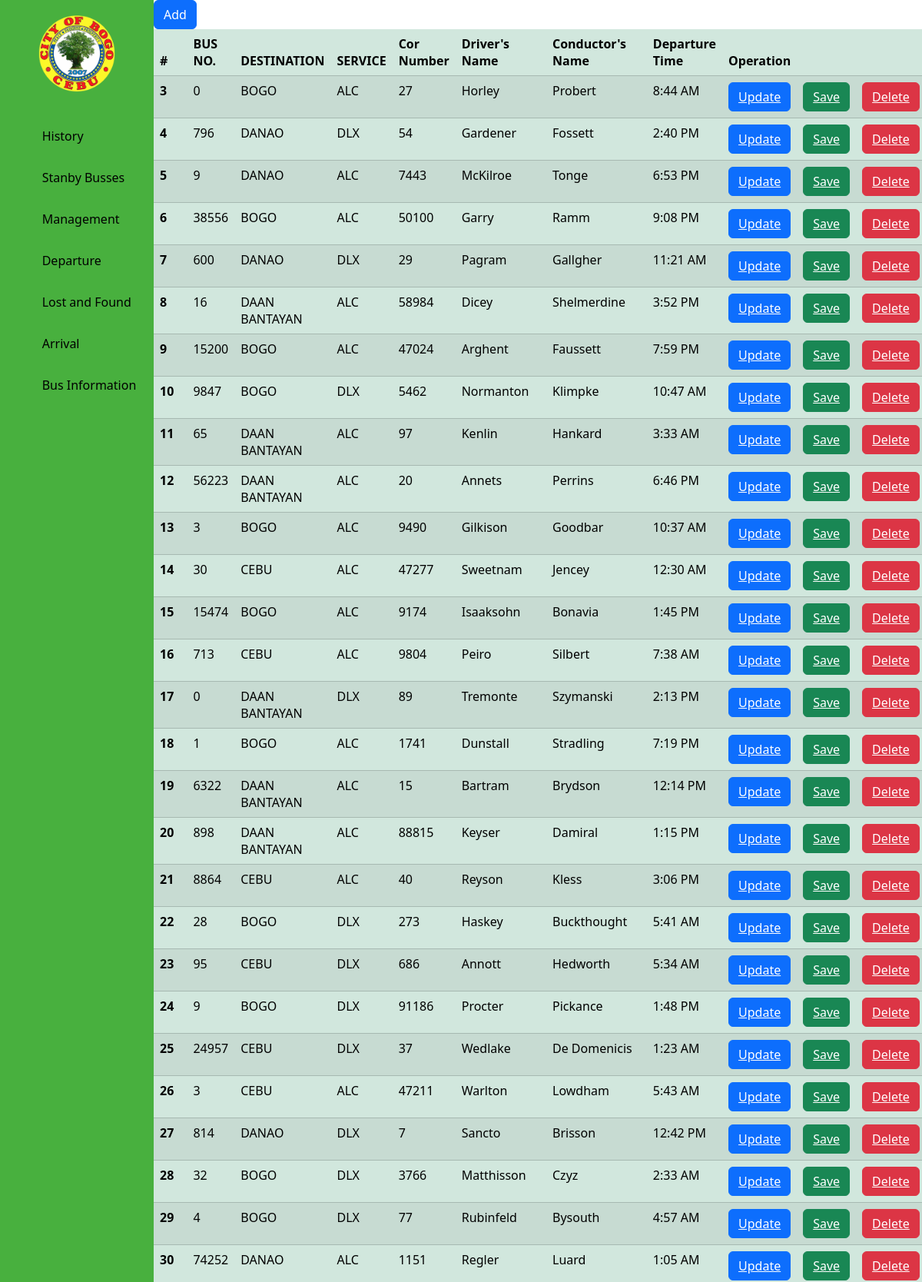
Screenshot of /Admin/2Admin-BusAtTerminal.php (upper part) with the database file from the repository.
### tables this page shows
CREATE TABLE `bus_stamby` (
  `id` int(100) NOT NULL,
  `bus_no` int(100) NOT NULL,
  `route_destination` varchar(100) NOT NULL,
  `unit` varchar(100) NOT NULL,
  `cor_number` int(100) NOT NULL,
  `drivers_name` varchar(100) NOT NULL,
  `conductors_name` varchar(100) NOT NULL,
  `departure_time` varchar(100) NOT NULL
);

### Admin/2Admin-BusAtTerminal.php (the view, shortened to what this page needs)
<!DOCTYPE html>
<html lang="en">
<head>
    <link href="https://cdn.jsdelivr.net/npm/bootstrap@5.3.2/dist/css/bootstrap.min.css" rel="stylesheet">
    <link rel="stylesheet" href="style-busInformation.css">
</head>
<body>
<div class="tableContainer">
    <button type="button" class="btn btn-primary"><a style="color: white; text-decoration:none;" href="2BusAtTerminal.php">Add</a></button>
        <table class="table table-success table-striped">
            <thead>
        <tr>
            <th scope="col">#</th>
            <th scope="col">BUS NO.</th>
            <th scope="col">DESTINATION</th>
            <th scope="col">SERVICE</th>
            <th scope="col">Cor Number</th>
            <th scope="col">Driver's Name</th>
            <th scope="col">Conductor's Name</th>
            <th scope="col">Departure Time</th>
            <th scope="col" colspan="3">Operation</th>
        </tr>
            </thead>
                <tbody>
                <?php
                include 'Connection.php';
                $query = "SELECT *FROM bus_stamby";
                $result = mysqli_query($conn,$query);
                if($result)
                {
                    while($row = mysqli_fetch_assoc($result))
                    {
                        $id = $row['id'];
                        $bus_no = $row['bus_no'];
                        $route = $row['route_destination'];
                        $unit = $row['unit'];
                        $cor_number = $row['cor_number'];
                        $drivers_name = $row['drivers_name'];
                        $conductors_name = $row['conductors_name'];
                        $departure_time = $row['departure_time'];
                        echo'
                        <tr>
                        <th scope="row">'.$id.'</th>
                        <td>'.$bus_no.'</td>
                        <td>'.$route.'</td>
                        <td>'.$unit.'</td>
                        <td>'.$cor_number.'</td>
                        <td>'.$drivers_name.'</td>
                        <td>'.$conductors_name.'</td>
                        <td>'.$departure_time.'</td>
                        <td><button type="button" class="btn btn-primary"><a href="2Edit.php?updateid='.$id.'">Update</a></button></td>
                        <td><button type="button" class="btn btn-success"><a href="2Save.php?saveid='.$id.'">Save</a></button></td>
                        <td><button type="button" class="btn btn-danger"><a href="2delete.php?deleteid='.$id.'">Delete</a></button></td>
                        </tr>
                        ';
                    }
                }
                else
                {
                }
                ?>
                </tbody>
        </table>
</div>
</body>
</html>

### Admin/style-busInformation.css (style rules this page uses)
.tableContainer { padding-left: 200px; }
a { color: inherit; }

### rows the page displays
bus_stamby: id "3", bus_no "0", route_destination "BOGO", unit "ALC", cor_number "27", drivers_name "Horley", conductors_name "Probert", departure_time "8:44 AM"
bus_stamby: id "4", bus_no "796", route_destination "DANAO", unit "DLX", cor_number "54", drivers_name "Gardener", conductors_name "Fossett", departure_time "2:40 PM"
bus_stamby: id "5", bus_no "9", route_destination "DANAO", unit "ALC", cor_number "7443", drivers_name "McKilroe", conductors_name "Tonge", departure_time "6:53 PM"
bus_stamby: id "6", bus_no "38556", route_destination "BOGO", unit "ALC", cor_number "50100", drivers_name "Garry", conductors_name "Ramm", departure_time "9:08 PM"
bus_stamby: id "7", bus_no "600", route_destination "DANAO", unit "DLX", cor_number "29", drivers_name "Pagram", conductors_name "Gallgher", departure_time "11:21 AM"
bus_stamby: id "8", bus_no "16", route_destination "DAAN BANTAYAN", unit "ALC", cor_number "58984", drivers_name "Dicey", conductors_name "Shelmerdine", departure_time "3:52 PM"
bus_stamby: id "9", bus_no "15200", route_destination "BOGO", unit "ALC", cor_number "47024", drivers_name "Arghent", conductors_name "Faussett", departure_time "7:59 PM"
bus_stamby: id "10", bus_no "9847", route_destination "BOGO", unit "DLX", cor_number "5462", drivers_name "Normanton", conductors_name "Klimpke", departure_time "10:47 AM"
bus_stamby: id "11", bus_no "65", route_destination "DAAN BANTAYAN", unit "ALC", cor_number "97", drivers_name "Kenlin", conductors_name "Hankard", departure_time "3:33 AM"
bus_stamby: id "12", bus_no "56223", route_destination "DAAN BANTAYAN", unit "ALC", cor_number "20", drivers_name "Annets", conductors_name "Perrins", departure_time "6:46 PM"
bus_stamby: id "13", bus_no "3", route_destination "BOGO", unit "ALC", cor_number "9490", drivers_name "Gilkison", conductors_name "Goodbar", departure_time "10:37 AM"
bus_stamby: id "14", bus_no "30", route_destination "CEBU", unit "ALC", cor_number "47277", drivers_name "Sweetnam", conductors_name "Jencey", departure_time "12:30 AM"
bus_stamby: id "15", bus_no "15474", route_destination "BOGO", unit "ALC", cor_number "9174", drivers_name "Isaaksohn", conductors_name "Bonavia", departure_time "1:45 PM"
bus_stamby: id "16", bus_no "713", route_destination "CEBU", unit "ALC", cor_number "9804", drivers_name "Peiro", conductors_name "Silbert", departure_time "7:38 AM"
bus_stamby: id "17", bus_no "0", route_destination "DAAN BANTAYAN", unit "DLX", cor_number "89", drivers_name "Tremonte", conductors_name "Szymanski", departure_time "2:13 PM"
bus_stamby: id "18", bus_no "1", route_destination "BOGO", unit "ALC", cor_number "1741", drivers_name "Dunstall", conductors_name "Stradling", departure_time "7:19 PM"
bus_stamby: id "19", bus_no "6322", route_destination "DAAN BANTAYAN", unit "ALC", cor_number "15", drivers_name "Bartram", conductors_name "Brydson", departure_time "12:14 PM"
bus_stamby: id "20", bus_no "898", route_destination "DAAN BANTAYAN", unit "ALC", cor_number "88815", drivers_name "Keyser", conductors_name "Damiral", departure_time "1:15 PM"
bus_stamby: id "21", bus_no "8864", route_destination "CEBU", unit "ALC", cor_number "40", drivers_name "Reyson", conductors_name "Kless", departure_time "3:06 PM"
bus_stamby: id "22", bus_no "28", route_destination "BOGO", unit "DLX", cor_number "273", drivers_name "Haskey", conductors_name "Buckthought", departure_time "5:41 AM"
bus_stamby: id "23", bus_no "95", route_destination "CEBU", unit "DLX", cor_number "686", drivers_name "Annott", conductors_name "Hedworth", departure_time "5:34 AM"
bus_stamby: id "24", bus_no "9", route_destination "BOGO", unit "DLX", cor_number "91186", drivers_name "Procter", conductors_name "Pickance", departure_time "1:48 PM"
bus_stamby: id "25", bus_no "24957", route_destination "CEBU", unit "DLX", cor_number "37", drivers_name "Wedlake", conductors_name "De Domenicis", departure_time "1:23 AM"
bus_stamby: id "26", bus_no "3", route_destination "CEBU", unit "ALC", cor_number "47211", drivers_name "Warlton", conductors_name "Lowdham", departure_time "5:43 AM"
bus_stamby: id "27", bus_no "814", route_destination "DANAO", unit "DLX", cor_number "7", drivers_name "Sancto", conductors_name "Brisson", departure_time "12:42 PM"
bus_stamby: id "28", bus_no "32", route_destination "BOGO", unit "DLX", cor_number "3766", drivers_name "Matthisson", conductors_name "Czyz", departure_time "2:33 AM"
bus_stamby: id "29", bus_no "4", route_destination "BOGO", unit "DLX", cor_number "77", drivers_name "Rubinfeld", conductors_name "Bysouth", departure_time "4:57 AM"
bus_stamby: id "30", bus_no "74252", route_destination "DANAO", unit "ALC", cor_number "1151", drivers_name "Regler", conductors_name "Luard", departure_time "1:05 AM"
